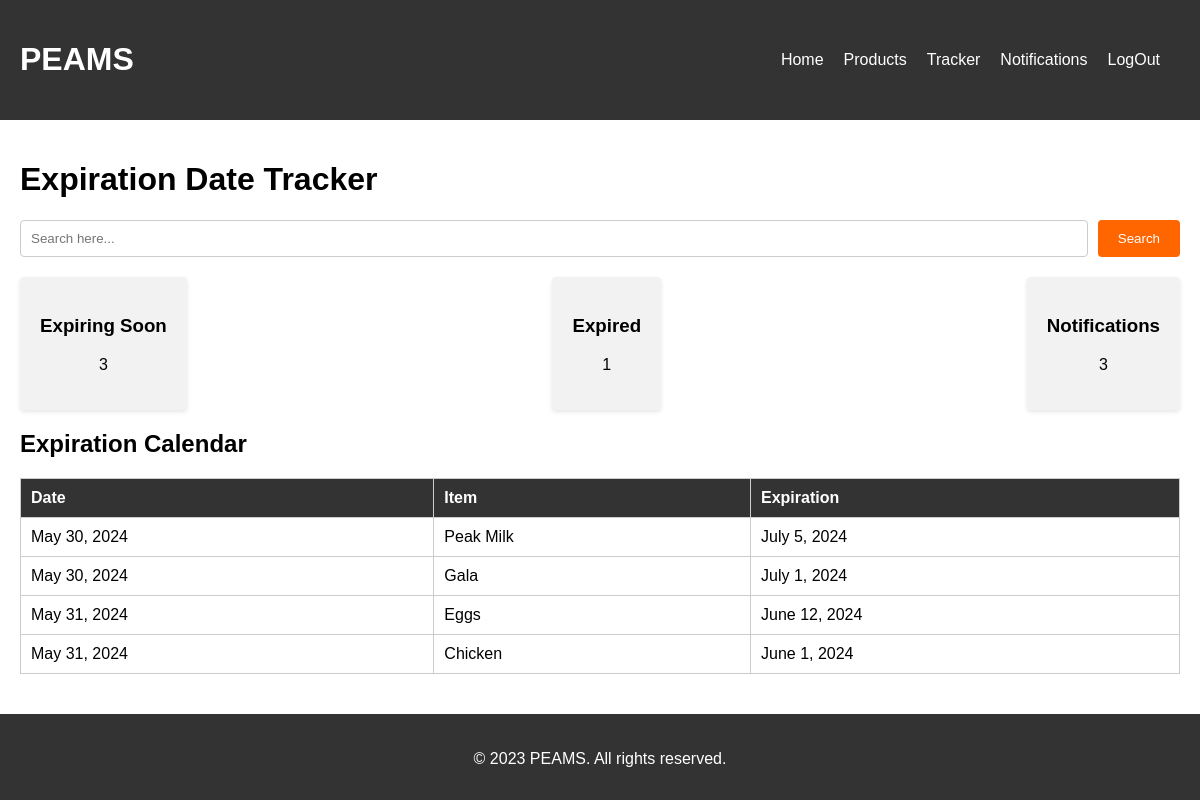
/tracker/, run on the app's committed database.
### peams_app/models.py (models this page shows, shortened)
class Product(models.Model):
    name = models.CharField(max_length=150)
    date_added = models.DateField(auto_now_add=True)
    expiry_date = models.DateField()
    batch_no = models.CharField(max_length=50, unique=True)
    expired = models.BooleanField(default=False)
    about_to_expire = models.BooleanField(default=False)
    alert_status = models.CharField(default="okay", max_length=20)

### peams_app/views.py (the view)
# urls.py: path('tracker/', views.tracker, name='tracker'),
def tracker(request):
    tracker_update()
    products = Product.objects.all()
    about_to_expire_count = Product.objects.filter(about_to_expire=True).count()
    expired_count = Product.objects.filter(expired=True).count()
    products_notify = Product.objects.exclude(alert_status="okay").count()
    context = {
        'products' : products,
        'about_to_expire': about_to_expire_count,
        'expired': expired_count,
        'notification_count': products_notify,
    }
    return render(request, 'peams_app/tracker.html', context)

### peams_app/views.py (called while the page is built)
def tracker_update():
    today = timezone.now().date()
    one_month_later = today + timedelta(days=30)
    items_to_update = Product.objects.filter(expiry_date__lte=one_month_later, about_to_expire=False)
    for product in items_to_update:
        product.about_to_expire = True
        product.alert_status = "warning"
        product.save()
    items_expired = Product.objects.filter(expiry_date__lt=today, expired=False)
    for product in items_expired:
        product.expired = True
        product.alert_status = "expired"
        product.save()

### peams_app/templates/peams_app/tracker.html (shortened to what this page needs)
{% extends 'peams_app/layout.html' %}
{% load static %}
{% block body %}
    <div class="main-content">
        <h1>Expiration Date Tracker</h1>
        <div class="add-item">
            <input type="text" id="searchInput" placeholder="Search here..." onkeydown="if (event.keyCode === 13) searchCalendarEntries()">
            <button onclick="searchCalendarEntries()">Search</button>
        </div>
        <div class="dashboard-summary">
            <div class="dashboard-item">
                <h3>Expiring Soon</h3>
                <p id="expiring-soon">{{about_to_expire}}</p>
            </div>
            <div class="dashboard-item">
                <h3>Expired</h3>
                <p id="expired">{{expired}}</p>
            </div>
            <div class="dashboard-item">
                <h3>Notifications</h3>
                <p id="notifications">{{notification_count}}</p>
            </div>
        </div>
        <h2>Expiration Calendar</h2>
        <table class="expiration-calendar">
            <thead>
                <tr>
                    <th>Date</th>
                    <th>Item</th>
                    <th>Expiration</th>
                </tr>
            </thead>
            <tbody id="calendar-body">
                {% for product in products %}
                    <tr>
                        <td>{{product.date_added}}</td>
                        <td>{{product.name}}</td>
                        <td>{{product.expiry_date}}</td>
                    </tr>
                {% endfor %}
            </tbody>
        </table>
    </div>
{% endblock %}

### peams_app/static/peams_app/style.css (style rules this page uses)
body { font-family: Arial, sans-serif; margin: 0; padding: 0; }
.main-content { padding: 20px; }
.add-item { display: flex; margin-bottom: 20px; }
.add-item input { flex-grow: 1; padding: 10px; border: 1px solid #ccc; border-radius: 4px; }
.add-item button { background-color: #ff6600; color: #fff; padding: 10px 20px; border: none; cursor: pointer; border-radius: 4px; margin-left: 10px; }
.dashboard-summary { display: flex; justify-content: space-between; margin-bottom: 20px; }
.dashboard-item { background-color: #f2f2f2; padding: 20px; text-align: center; border-radius: 4px; box-shadow: 0 2px 4px rgba(0, 0, 0, 0.1); }
.expiration-calendar { width: 100%; border-collapse: collapse; }
.expiration-calendar th, .expiration-calendar td { padding: 10px; border: 1px solid #ccc; }
.expiration-calendar th { background-color: #333; color: #fff; }
.add-item { display: flex; margin-top: 20px; }
button { background-color: #ff6600; color: white; padding: 10px 20px; border: none; border-radius: 4px; cursor: pointer; margin-left: 10px; }
table { width: 100%; border-collapse: collapse; }
th, td { padding: 10px; text-align: left; }
th { background-color: #f2f2f2; }

### data on the page
Product: date_added "May 30, 2024", name "Peak Milk", expiry_date "July 5, 2024"
Product: date_added "May 30, 2024", name "Gala", expiry_date "July 1, 2024"
Product: date_added "May 31, 2024", name "Eggs", expiry_date "June 12, 2024"
Product: date_added "May 31, 2024", name "Chicken", expiry_date "June 1, 2024"

### other printed values
{{ about_to_expire }} "3"
{{ expired }} "1"
{{ notification_count }} "3"
